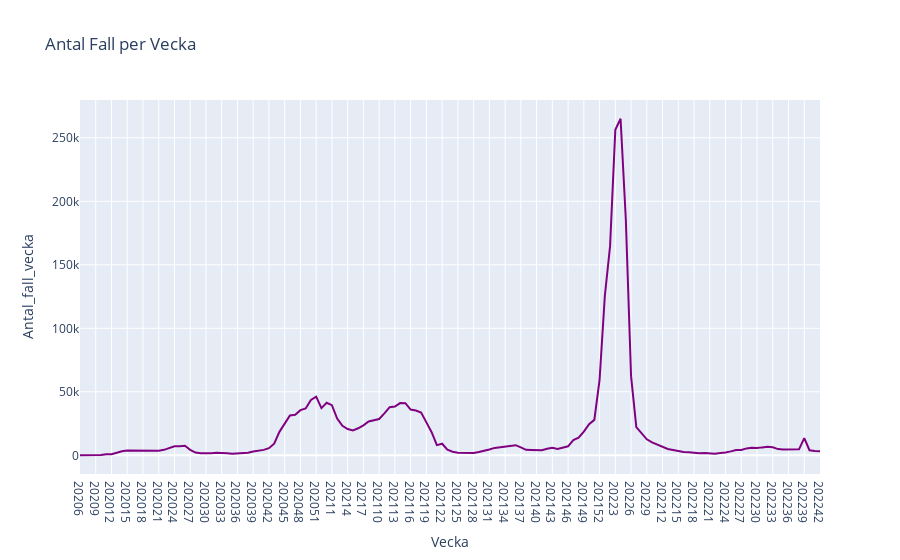

The code cell stored with this chart in its notebook:
### Code cell
# D) Create a line chart for new cases per week
fig = px.line(df, x="Vecka", y="Antal_fall_vecka", 
              title="Antal Fall per Vecka")
fig.update_traces(line=dict(color='purple'))
fig.write_html("Visualiseringar/1D.Antal_fall_vecka.html")
fig.show()

### Figure 1 — Plotly figure (JSON) as saved in the notebook; plotly's stock layout.template omitted (floating-point values rounded to 4 significant figures; data arrays with more than 128 entries replaced by an {"elided": "..."} marker saying what was removed)
{"data": [{"hovertemplate": "Vecka=%{x}<br>Antal_fall_vecka=%{y}<extra></extra>", "legendgroup": "", "line": {"color": "purple", "dash": "solid"}, "marker": {"symbol": "circle"}, "mode": "lines", "name": "", "orientation": "v", "showlegend": false, "type": "scatter", "x": {"elided": "142 str values"}, "xaxis": "x", "y": {"elided": "142 int values"}, "yaxis": "y"}], "layout": {"legend": {"tracegroupgap": 0}, "title": {"text": "Antal Fall per Vecka"}, "xaxis": {"anchor": "y", "domain": [0, 1], "title": {"text": "Vecka"}}, "yaxis": {"anchor": "x", "domain": [0, 1], "title": {"text": "Antal_fall_vecka"}}}}
